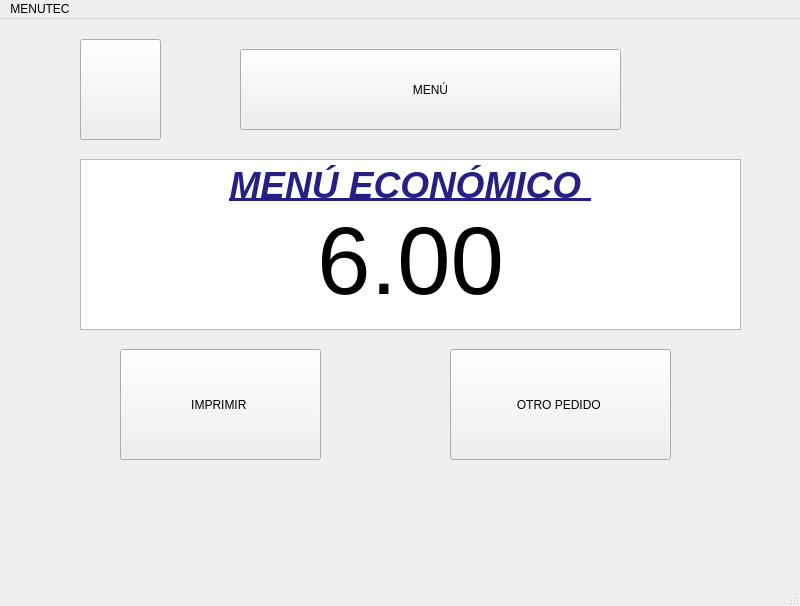
<?xml version="1.0" encoding="UTF-8"?>
<ui version="4.0">
 <class>terceraWindow</class>
 <widget class="QMainWindow" name="terceraWindow">
  <property name="geometry">
   <rect>
    <x>0</x>
    <y>0</y>
    <width>800</width>
    <height>606</height>
   </rect>
  </property>
  <property name="windowTitle">
   <string>MainWindow</string>
  </property>
  <widget class="QWidget" name="centralwidget">
   <widget class="QPushButton" name="btnMenu3">
    <property name="geometry">
     <rect>
      <x>240</x>
      <y>30</y>
      <width>381</width>
      <height>81</height>
     </rect>
    </property>
    <property name="text">
     <string>MENÚ</string>
    </property>
    <property name="icon">
     <iconset>
      <normaloff>UTEC.png</normaloff>UTEC.png</iconset>
    </property>
   </widget>
   <widget class="QPushButton" name="btnIzquierda3">
    <property name="geometry">
     <rect>
      <x>80</x>
      <y>20</y>
      <width>81</width>
      <height>101</height>
     </rect>
    </property>
    <property name="text">
     <string/>
    </property>
    <property name="icon">
     <iconset>
      <normaloff>flecha-hacia-la-izquierda-antes-de-icono-4330-128.png</normaloff>flecha-hacia-la-izquierda-antes-de-icono-4330-128.png</iconset>
    </property>
    <property name="iconSize">
     <size>
      <width>100</width>
      <height>100</height>
     </size>
    </property>
   </widget>
   <widget class="QTextEdit" name="textEdit">
    <property name="geometry">
     <rect>
      <x>80</x>
      <y>140</y>
      <width>661</width>
      <height>171</height>
     </rect>
    </property>
    <property name="html">
     <string>&lt;!DOCTYPE HTML PUBLIC &quot;-//W3C//DTD HTML 4.0//EN&quot; &quot;http://www.w3.org/TR/REC-html40/strict.dtd&quot;&gt;
&lt;html&gt;&lt;head&gt;&lt;meta name=&quot;qrichtext&quot; content=&quot;1&quot; /&gt;&lt;style type=&quot;text/css&quot;&gt;
p, li { white-space: pre-wrap; }
&lt;/style&gt;&lt;/head&gt;&lt;body style=&quot; font-family:'Ubuntu'; font-size:11pt; font-weight:400; font-style:normal;&quot;&gt;
&lt;p align=&quot;center&quot; style=&quot; margin-top:0px; margin-bottom:0px; margin-left:0px; margin-right:0px; -qt-block-indent:0; text-indent:0px;&quot;&gt;&lt;span style=&quot; font-size:28pt; font-weight:600; font-style:italic; text-decoration: underline; color:#281f84;&quot;&gt;MENÚ ECONÓMICO &lt;/span&gt;&lt;/p&gt;
&lt;p align=&quot;center&quot; style=&quot; margin-top:0px; margin-bottom:0px; margin-left:0px; margin-right:0px; -qt-block-indent:0; text-indent:0px;&quot;&gt;&lt;span style=&quot; font-size:72pt;&quot;&gt;6.00&lt;/span&gt;&lt;/p&gt;&lt;/body&gt;&lt;/html&gt;</string>
    </property>
   </widget>
   <widget class="QPushButton" name="btnImprimir3">
    <property name="geometry">
     <rect>
      <x>120</x>
      <y>330</y>
      <width>201</width>
      <height>111</height>
     </rect>
    </property>
    <property name="text">
     <string>IMPRIMIR </string>
    </property>
   </widget>
   <widget class="QPushButton" name="btnPedido3">
    <property name="geometry">
     <rect>
      <x>450</x>
      <y>330</y>
      <width>221</width>
      <height>111</height>
     </rect>
    </property>
    <property name="text">
     <string>OTRO PEDIDO </string>
    </property>
   </widget>
  </widget>
  <widget class="QMenuBar" name="menubar">
   <property name="geometry">
    <rect>
     <x>0</x>
     <y>0</y>
     <width>800</width>
     <height>25</height>
    </rect>
   </property>
   <widget class="QMenu" name="menuMENUTEC">
    <property name="title">
     <string>MENUTEC</string>
    </property>
   </widget>
   <addaction name="menuMENUTEC"/>
  </widget>
  <widget class="QStatusBar" name="statusbar"/>
 </widget>
 <resources/>
 <connections/>
</ui>
